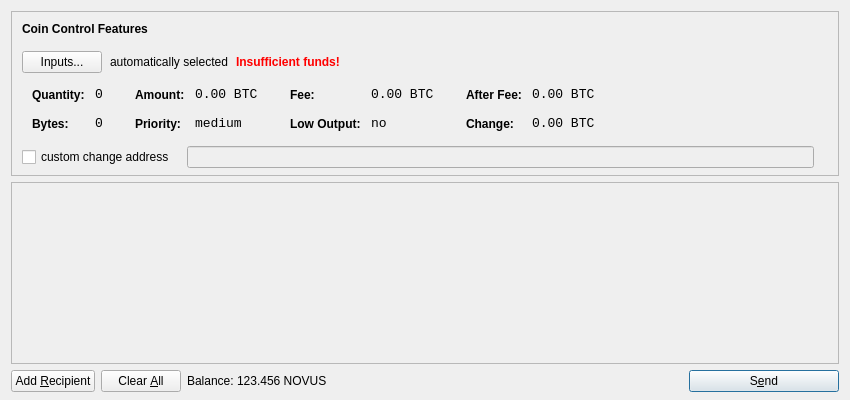
<?xml version="1.0" encoding="UTF-8"?>
<ui version="4.0">
 <class>SendCoinsDialog</class>
 <widget class="QDialog" name="SendCoinsDialog">
  <property name="geometry">
   <rect>
    <x>0</x>
    <y>0</y>
    <width>850</width>
    <height>400</height>
   </rect>
  </property>
  <property name="windowTitle">
   <string>Send Coins</string>
  </property>
  <layout class="QVBoxLayout" name="verticalLayout" stretch="0,1,0">
   <property name="bottomMargin">
    <number>8</number>
   </property>
   <item>
    <widget class="QFrame" name="frameCoinControl">
     <property name="sizePolicy">
      <sizepolicy hsizetype="Expanding" vsizetype="Expanding">
       <horstretch>0</horstretch>
       <verstretch>0</verstretch>
      </sizepolicy>
     </property>
     <property name="maximumSize">
      <size>
       <width>16777215</width>
       <height>16777215</height>
      </size>
     </property>
     <property name="frameShape">
      <enum>QFrame::StyledPanel</enum>
     </property>
     <property name="frameShadow">
      <enum>QFrame::Sunken</enum>
     </property>
     <layout class="QVBoxLayout" name="verticalLayoutCoinControl2">
      <property name="spacing">
       <number>-1</number>
      </property>
      <property name="leftMargin">
       <number>0</number>
      </property>
      <property name="topMargin">
       <number>0</number>
      </property>
      <property name="rightMargin">
       <number>0</number>
      </property>
      <property name="bottomMargin">
       <number>6</number>
      </property>
      <item>
       <layout class="QVBoxLayout" name="verticalLayoutCoinControl" stretch="0,0,0,0,1">
        <property name="spacing">
         <number>0</number>
        </property>
        <property name="leftMargin">
         <number>10</number>
        </property>
        <property name="topMargin">
         <number>10</number>
        </property>
        <item>
         <layout class="QHBoxLayout" name="horizontalLayoutCoinControl1">
          <property name="bottomMargin">
           <number>15</number>
          </property>
          <item>
           <widget class="QLabel" name="labelCoinControlFeatures">
            <property name="sizePolicy">
             <sizepolicy hsizetype="Preferred" vsizetype="Maximum">
              <horstretch>0</horstretch>
              <verstretch>0</verstretch>
             </sizepolicy>
            </property>
            <property name="font">
             <font>
              <weight>75</weight>
              <bold>true</bold>
             </font>
            </property>
            <property name="styleSheet">
             <string notr="true">font-weight:bold;</string>
            </property>
            <property name="text">
             <string>Coin Control Features</string>
            </property>
           </widget>
          </item>
         </layout>
        </item>
        <item>
         <layout class="QHBoxLayout" name="horizontalLayoutCoinControl2" stretch="0,0,0,0">
          <property name="spacing">
           <number>8</number>
          </property>
          <property name="bottomMargin">
           <number>10</number>
          </property>
          <item>
           <widget class="QPushButton" name="pushButtonCoinControl">
            <property name="styleSheet">
             <string notr="true"/>
            </property>
            <property name="text">
             <string>Inputs...</string>
            </property>
           </widget>
          </item>
          <item>
           <widget class="QLabel" name="labelCoinControlAutomaticallySelected">
            <property name="text">
             <string>automatically selected</string>
            </property>
            <property name="margin">
             <number>5</number>
            </property>
           </widget>
          </item>
          <item>
           <widget class="QLabel" name="labelCoinControlInsuffFunds">
            <property name="font">
             <font>
              <weight>75</weight>
              <bold>true</bold>
             </font>
            </property>
            <property name="styleSheet">
             <string notr="true">color:red;font-weight:bold;</string>
            </property>
            <property name="text">
             <string>Insufficient funds!</string>
            </property>
            <property name="margin">
             <number>5</number>
            </property>
           </widget>
          </item>
          <item>
           <spacer name="horizontalSpacerCoinControl">
            <property name="orientation">
             <enum>Qt::Horizontal</enum>
            </property>
            <property name="sizeHint" stdset="0">
             <size>
              <width>40</width>
              <height>1</height>
             </size>
            </property>
           </spacer>
          </item>
         </layout>
        </item>
        <item>
         <widget class="QWidget" name="widgetCoinControl" native="true">
          <property name="sizePolicy">
           <sizepolicy hsizetype="Preferred" vsizetype="Preferred">
            <horstretch>0</horstretch>
            <verstretch>0</verstretch>
           </sizepolicy>
          </property>
          <property name="minimumSize">
           <size>
            <width>0</width>
            <height>0</height>
           </size>
          </property>
          <property name="styleSheet">
           <string notr="true"/>
          </property>
          <layout class="QHBoxLayout" name="horizontalLayoutCoinControl5">
           <property name="margin">
            <number>0</number>
           </property>
           <item>
            <layout class="QHBoxLayout" name="horizontalLayoutCoinControl3" stretch="0,0,0,1">
             <property name="spacing">
              <number>20</number>
             </property>
             <property name="topMargin">
              <number>0</number>
             </property>
             <property name="bottomMargin">
              <number>10</number>
             </property>
             <item>
              <layout class="QFormLayout" name="formLayoutCoinControl1">
               <property name="horizontalSpacing">
                <number>10</number>
               </property>
               <property name="verticalSpacing">
                <number>14</number>
               </property>
               <property name="leftMargin">
                <number>10</number>
               </property>
               <property name="topMargin">
                <number>4</number>
               </property>
               <property name="rightMargin">
                <number>6</number>
               </property>
               <item row="0" column="0">
                <widget class="QLabel" name="labelCoinControlQuantityText">
                 <property name="styleSheet">
                  <string notr="true">font-weight:bold;</string>
                 </property>
                 <property name="text">
                  <string>Quantity:</string>
                 </property>
                 <property name="margin">
                  <number>0</number>
                 </property>
                </widget>
               </item>
               <item row="0" column="1">
                <widget class="QLabel" name="labelCoinControlQuantity">
                 <property name="font">
                  <font>
                   <family>Monospace</family>
                   <pointsize>10</pointsize>
                  </font>
                 </property>
                 <property name="cursor">
                  <cursorShape>IBeamCursor</cursorShape>
                 </property>
                 <property name="contextMenuPolicy">
                  <enum>Qt::ActionsContextMenu</enum>
                 </property>
                 <property name="text">
                  <string notr="true">0</string>
                 </property>
                 <property name="margin">
                  <number>0</number>
                 </property>
                 <property name="textInteractionFlags">
                  <set>Qt::LinksAccessibleByMouse|Qt::TextSelectableByKeyboard|Qt::TextSelectableByMouse</set>
                 </property>
                </widget>
               </item>
               <item row="1" column="0">
                <widget class="QLabel" name="labelCoinControlBytesText">
                 <property name="styleSheet">
                  <string notr="true">font-weight:bold;</string>
                 </property>
                 <property name="text">
                  <string>Bytes:</string>
                 </property>
                </widget>
               </item>
               <item row="1" column="1">
                <widget class="QLabel" name="labelCoinControlBytes">
                 <property name="font">
                  <font>
                   <family>Monospace</family>
                   <pointsize>10</pointsize>
                  </font>
                 </property>
                 <property name="cursor">
                  <cursorShape>IBeamCursor</cursorShape>
                 </property>
                 <property name="contextMenuPolicy">
                  <enum>Qt::ActionsContextMenu</enum>
                 </property>
                 <property name="text">
                  <string notr="true">0</string>
                 </property>
                 <property name="textInteractionFlags">
                  <set>Qt::LinksAccessibleByMouse|Qt::TextSelectableByKeyboard|Qt::TextSelectableByMouse</set>
                 </property>
                </widget>
               </item>
              </layout>
             </item>
             <item>
              <layout class="QFormLayout" name="formLayoutCoinControl2">
               <property name="horizontalSpacing">
                <number>10</number>
               </property>
               <property name="verticalSpacing">
                <number>14</number>
               </property>
               <property name="leftMargin">
                <number>6</number>
               </property>
               <property name="topMargin">
                <number>4</number>
               </property>
               <property name="rightMargin">
                <number>6</number>
               </property>
               <item row="0" column="0">
                <widget class="QLabel" name="labelCoinControlAmountText">
                 <property name="styleSheet">
                  <string notr="true">font-weight:bold;</string>
                 </property>
                 <property name="text">
                  <string>Amount:</string>
                 </property>
                 <property name="margin">
                  <number>0</number>
                 </property>
                </widget>
               </item>
               <item row="0" column="1">
                <widget class="QLabel" name="labelCoinControlAmount">
                 <property name="font">
                  <font>
                   <family>Monospace</family>
                   <pointsize>10</pointsize>
                  </font>
                 </property>
                 <property name="cursor">
                  <cursorShape>IBeamCursor</cursorShape>
                 </property>
                 <property name="contextMenuPolicy">
                  <enum>Qt::ActionsContextMenu</enum>
                 </property>
                 <property name="text">
                  <string notr="true">0.00 BTC</string>
                 </property>
                 <property name="textInteractionFlags">
                  <set>Qt::LinksAccessibleByMouse|Qt::TextSelectableByKeyboard|Qt::TextSelectableByMouse</set>
                 </property>
                </widget>
               </item>
               <item row="1" column="0">
                <widget class="QLabel" name="labelCoinControlPriorityText">
                 <property name="styleSheet">
                  <string notr="true">font-weight:bold;</string>
                 </property>
                 <property name="text">
                  <string>Priority:</string>
                 </property>
                </widget>
               </item>
               <item row="1" column="1">
                <widget class="QLabel" name="labelCoinControlPriority">
                 <property name="font">
                  <font>
                   <family>Monospace</family>
                   <pointsize>10</pointsize>
                  </font>
                 </property>
                 <property name="cursor">
                  <cursorShape>IBeamCursor</cursorShape>
                 </property>
                 <property name="contextMenuPolicy">
                  <enum>Qt::ActionsContextMenu</enum>
                 </property>
                 <property name="text">
                  <string>medium</string>
                 </property>
                 <property name="textInteractionFlags">
                  <set>Qt::LinksAccessibleByMouse|Qt::TextSelectableByKeyboard|Qt::TextSelectableByMouse</set>
                 </property>
                </widget>
               </item>
              </layout>
             </item>
             <item>
              <layout class="QFormLayout" name="formLayoutCoinControl3">
               <property name="horizontalSpacing">
                <number>10</number>
               </property>
               <property name="verticalSpacing">
                <number>14</number>
               </property>
               <property name="leftMargin">
                <number>6</number>
               </property>
               <property name="topMargin">
                <number>4</number>
               </property>
               <property name="rightMargin">
                <number>6</number>
               </property>
               <item row="0" column="0">
                <widget class="QLabel" name="labelCoinControlFeeText">
                 <property name="styleSheet">
                  <string notr="true">font-weight:bold;</string>
                 </property>
                 <property name="text">
                  <string>Fee:</string>
                 </property>
                 <property name="margin">
                  <number>0</number>
                 </property>
                </widget>
               </item>
               <item row="0" column="1">
                <widget class="QLabel" name="labelCoinControlFee">
                 <property name="font">
                  <font>
                   <family>Monospace</family>
                   <pointsize>10</pointsize>
                  </font>
                 </property>
                 <property name="cursor">
                  <cursorShape>IBeamCursor</cursorShape>
                 </property>
                 <property name="contextMenuPolicy">
                  <enum>Qt::ActionsContextMenu</enum>
                 </property>
                 <property name="text">
                  <string notr="true">0.00 BTC</string>
                 </property>
                 <property name="textInteractionFlags">
                  <set>Qt::LinksAccessibleByMouse|Qt::TextSelectableByKeyboard|Qt::TextSelectableByMouse</set>
                 </property>
                </widget>
               </item>
               <item row="1" column="0">
                <widget class="QLabel" name="labelCoinControlLowOutputText">
                 <property name="styleSheet">
                  <string notr="true">font-weight:bold;</string>
                 </property>
                 <property name="text">
                  <string>Low Output:</string>
                 </property>
                </widget>
               </item>
               <item row="1" column="1">
                <widget class="QLabel" name="labelCoinControlLowOutput">
                 <property name="font">
                  <font>
                   <family>Monospace</family>
                   <pointsize>10</pointsize>
                  </font>
                 </property>
                 <property name="cursor">
                  <cursorShape>IBeamCursor</cursorShape>
                 </property>
                 <property name="contextMenuPolicy">
                  <enum>Qt::ActionsContextMenu</enum>
                 </property>
                 <property name="text">
                  <string>no</string>
                 </property>
                 <property name="textInteractionFlags">
                  <set>Qt::LinksAccessibleByMouse|Qt::TextSelectableByKeyboard|Qt::TextSelectableByMouse</set>
                 </property>
                </widget>
               </item>
              </layout>
             </item>
             <item>
              <layout class="QFormLayout" name="formLayoutCoinControl4">
               <property name="horizontalSpacing">
                <number>10</number>
               </property>
               <property name="verticalSpacing">
                <number>14</number>
               </property>
               <property name="leftMargin">
                <number>6</number>
               </property>
               <property name="topMargin">
                <number>4</number>
               </property>
               <property name="rightMargin">
                <number>6</number>
               </property>
               <item row="0" column="0">
                <widget class="QLabel" name="labelCoinControlAfterFeeText">
                 <property name="styleSheet">
                  <string notr="true">font-weight:bold;</string>
                 </property>
                 <property name="text">
                  <string>After Fee:</string>
                 </property>
                 <property name="margin">
                  <number>0</number>
                 </property>
                </widget>
               </item>
               <item row="0" column="1">
                <widget class="QLabel" name="labelCoinControlAfterFee">
                 <property name="font">
                  <font>
                   <family>Monospace</family>
                   <pointsize>10</pointsize>
                  </font>
                 </property>
                 <property name="cursor">
                  <cursorShape>IBeamCursor</cursorShape>
                 </property>
                 <property name="contextMenuPolicy">
                  <enum>Qt::ActionsContextMenu</enum>
                 </property>
                 <property name="text">
                  <string notr="true">0.00 BTC</string>
                 </property>
                 <property name="textInteractionFlags">
                  <set>Qt::LinksAccessibleByMouse|Qt::TextSelectableByKeyboard|Qt::TextSelectableByMouse</set>
                 </property>
                </widget>
               </item>
               <item row="1" column="0">
                <widget class="QLabel" name="labelCoinControlChangeText">
                 <property name="styleSheet">
                  <string notr="true">font-weight:bold;</string>
                 </property>
                 <property name="text">
                  <string>Change:</string>
                 </property>
                </widget>
               </item>
               <item row="1" column="1">
                <widget class="QLabel" name="labelCoinControlChange">
                 <property name="font">
                  <font>
                   <family>Monospace</family>
                   <pointsize>10</pointsize>
                  </font>
                 </property>
                 <property name="cursor">
                  <cursorShape>IBeamCursor</cursorShape>
                 </property>
                 <property name="contextMenuPolicy">
                  <enum>Qt::ActionsContextMenu</enum>
                 </property>
                 <property name="text">
                  <string notr="true">0.00 BTC</string>
                 </property>
                 <property name="textInteractionFlags">
                  <set>Qt::LinksAccessibleByMouse|Qt::TextSelectableByKeyboard|Qt::TextSelectableByMouse</set>
                 </property>
                </widget>
               </item>
              </layout>
             </item>
            </layout>
           </item>
          </layout>
         </widget>
        </item>
        <item>
         <layout class="QHBoxLayout" name="horizontalLayoutCoinControl4" stretch="0,0,0">
          <property name="spacing">
           <number>12</number>
          </property>
          <property name="sizeConstraint">
           <enum>QLayout::SetDefaultConstraint</enum>
          </property>
          <property name="topMargin">
           <number>5</number>
          </property>
          <property name="rightMargin">
           <number>5</number>
          </property>
          <item>
           <widget class="QCheckBox" name="checkBoxCoinControlChange">
            <property name="text">
             <string>custom change address</string>
            </property>
           </widget>
          </item>
          <item>
           <widget class="QLineEdit" name="lineEditCoinControlChange">
            <property name="enabled">
             <bool>false</bool>
            </property>
            <property name="sizePolicy">
             <sizepolicy hsizetype="Expanding" vsizetype="Fixed">
              <horstretch>0</horstretch>
              <verstretch>0</verstretch>
             </sizepolicy>
            </property>
           </widget>
          </item>
          <item>
           <widget class="QLabel" name="labelCoinControlChangeLabel">
            <property name="sizePolicy">
             <sizepolicy hsizetype="Preferred" vsizetype="Expanding">
              <horstretch>0</horstretch>
              <verstretch>0</verstretch>
             </sizepolicy>
            </property>
            <property name="minimumSize">
             <size>
              <width>0</width>
              <height>0</height>
             </size>
            </property>
            <property name="text">
             <string/>
            </property>
            <property name="margin">
             <number>3</number>
            </property>
           </widget>
          </item>
         </layout>
        </item>
        <item>
         <spacer name="verticalSpacerCoinControl">
          <property name="orientation">
           <enum>Qt::Vertical</enum>
          </property>
          <property name="sizeHint" stdset="0">
           <size>
            <width>800</width>
            <height>1</height>
           </size>
          </property>
         </spacer>
        </item>
       </layout>
      </item>
     </layout>
    </widget>
   </item>
   <item>
    <widget class="QScrollArea" name="scrollArea">
     <property name="widgetResizable">
      <bool>true</bool>
     </property>
     <widget class="QWidget" name="scrollAreaWidgetContents">
      <property name="geometry">
       <rect>
        <x>0</x>
        <y>0</y>
        <width>830</width>
        <height>165</height>
       </rect>
      </property>
      <layout class="QVBoxLayout" name="verticalLayout_2">
       <property name="margin">
        <number>0</number>
       </property>
       <item>
        <layout class="QVBoxLayout" name="entries">
         <property name="spacing">
          <number>6</number>
         </property>
        </layout>
       </item>
       <item>
        <spacer name="verticalSpacer">
         <property name="orientation">
          <enum>Qt::Vertical</enum>
         </property>
         <property name="sizeHint" stdset="0">
          <size>
           <width>20</width>
           <height>40</height>
          </size>
         </property>
        </spacer>
       </item>
      </layout>
     </widget>
    </widget>
   </item>
   <item>
    <layout class="QHBoxLayout" name="horizontalLayout">
     <item>
      <widget class="QPushButton" name="addButton">
       <property name="toolTip">
        <string>Send to multiple recipients at once</string>
       </property>
       <property name="text">
        <string>Add &amp;Recipient</string>
       </property>
       <property name="icon">
        <iconset resource="../bitcoin.qrc">
         <normaloff>:/icons/add</normaloff>:/icons/add</iconset>
       </property>
       <property name="autoDefault">
        <bool>false</bool>
       </property>
      </widget>
     </item>
     <item>
      <widget class="QPushButton" name="clearButton">
       <property name="sizePolicy">
        <sizepolicy hsizetype="Minimum" vsizetype="Fixed">
         <horstretch>0</horstretch>
         <verstretch>0</verstretch>
        </sizepolicy>
       </property>
       <property name="toolTip">
        <string>Remove all transaction fields</string>
       </property>
       <property name="text">
        <string>Clear &amp;All</string>
       </property>
       <property name="icon">
        <iconset resource="../bitcoin.qrc">
         <normaloff>:/icons/remove</normaloff>:/icons/remove</iconset>
       </property>
       <property name="autoRepeatDelay">
        <number>300</number>
       </property>
       <property name="autoDefault">
        <bool>false</bool>
       </property>
      </widget>
     </item>
     <item>
      <layout class="QHBoxLayout" name="horizontalLayout_2">
       <property name="spacing">
        <number>3</number>
       </property>
       <item>
        <widget class="QLabel" name="label">
         <property name="text">
          <string>Balance:</string>
         </property>
        </widget>
       </item>
       <item>
        <widget class="QLabel" name="labelBalance">
         <property name="cursor">
          <cursorShape>IBeamCursor</cursorShape>
         </property>
         <property name="text">
          <string>123.456 NOVUS</string>
         </property>
         <property name="textInteractionFlags">
          <set>Qt::LinksAccessibleByMouse|Qt::TextSelectableByKeyboard|Qt::TextSelectableByMouse</set>
         </property>
        </widget>
       </item>
      </layout>
     </item>
     <item>
      <spacer name="horizontalSpacer">
       <property name="orientation">
        <enum>Qt::Horizontal</enum>
       </property>
       <property name="sizeHint" stdset="0">
        <size>
         <width>40</width>
         <height>20</height>
        </size>
       </property>
      </spacer>
     </item>
     <item>
      <widget class="QPushButton" name="sendButton">
       <property name="minimumSize">
        <size>
         <width>150</width>
         <height>0</height>
        </size>
       </property>
       <property name="toolTip">
        <string>Confirm the send action</string>
       </property>
       <property name="text">
        <string>S&amp;end</string>
       </property>
       <property name="icon">
        <iconset resource="../bitcoin.qrc">
         <normaloff>:/icons/send</normaloff>:/icons/send</iconset>
       </property>
       <property name="default">
        <bool>true</bool>
       </property>
      </widget>
     </item>
    </layout>
   </item>
  </layout>
 </widget>
 <resources>
  <include location="../bitcoin.qrc"/>
 </resources>
 <connections/>
</ui>
